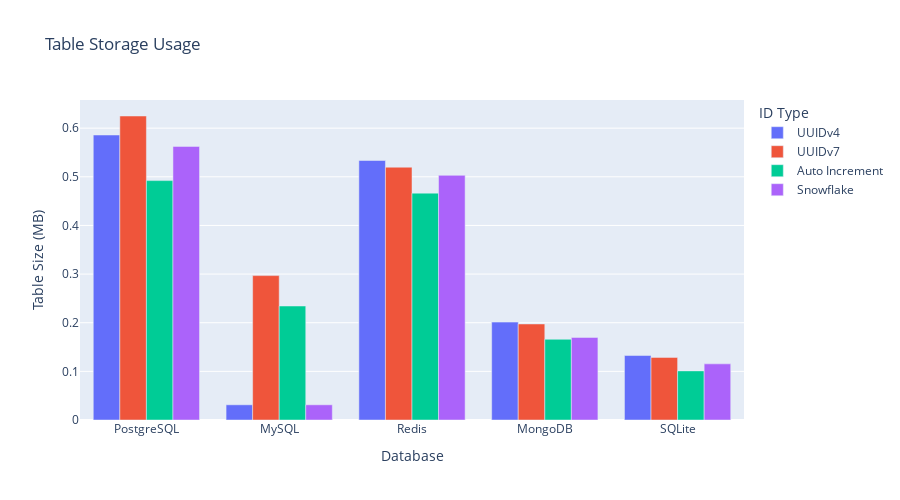

Notebook code for this chart:
### Markdown cell above
**考察:**  
PostgreSQLとMySQLではUUIDv4のインデックスサイズが最も大きく、ページ分割とランダム性がストレージ効率に影響を与える。UUIDv7とSnowflakeはサイズが抑えられ、索引のキャッシュ効率が改善している。RedisとSQLiteはメモリ／ファイル構造の都合で差分が小さい。

### Code cell
fig_table_size = px.bar(
    table_comparison_df,
    x="database",
    y="table_size_mb",
    color="id_type",
    barmode="group",
    title="Table Storage Usage",
    labels={"database": "Database", "table_size_mb": "Table Size (MB)", "id_type": "ID Type"},
    height=500,
)
fig_table_size.show()

### Figure 1 — Plotly figure (JSON) as saved in the notebook; plotly's stock layout.template omitted (floating-point values rounded to 4 significant figures)
{"data": [{"alignmentgroup": "True", "hovertemplate": "ID Type=UUIDv4<br>Database=%{x}<br>Table Size (MB)=%{y}<extra></extra>", "legendgroup": "UUIDv4", "marker": {"color": "#636efa", "pattern": {"shape": ""}}, "name": "UUIDv4", "offsetgroup": "UUIDv4", "orientation": "v", "showlegend": true, "textposition": "auto", "type": "bar", "x": ["PostgreSQL", "MySQL", "Redis", "MongoDB", "SQLite"], "xaxis": "x", "y": [0.5859, 0.03125, 0.5335, 0.2012, 0.1326], "yaxis": "y"}, {"alignmentgroup": "True", "hovertemplate": "ID Type=UUIDv7<br>Database=%{x}<br>Table Size (MB)=%{y}<extra></extra>", "legendgroup": "UUIDv7", "marker": {"color": "#EF553B", "pattern": {"shape": ""}}, "name": "UUIDv7", "offsetgroup": "UUIDv7", "orientation": "v", "showlegend": true, "textposition": "auto", "type": "bar", "x": ["PostgreSQL", "MySQL", "Redis", "MongoDB", "SQLite"], "xaxis": "x", "y": [0.625, 0.2969, 0.5198, 0.1974, 0.1287], "yaxis": "y"}, {"alignmentgroup": "True", "hovertemplate": "ID Type=Auto Increment<br>Database=%{x}<br>Table Size (MB)=%{y}<extra></extra>", "legendgroup": "Auto Increment", "marker": {"color": "#00cc96", "pattern": {"shape": ""}}, "name": "Auto Increment", "offsetgroup": "Auto Increment", "orientation": "v", "showlegend": true, "textposition": "auto", "type": "bar", "x": ["PostgreSQL", "MySQL", "Redis", "MongoDB", "SQLite"], "xaxis": "x", "y": [0.4922, 0.2344, 0.4664, 0.1659, 0.101], "yaxis": "y"}, {"alignmentgroup": "True", "hovertemplate": "ID Type=Snowflake<br>Database=%{x}<br>Table Size (MB)=%{y}<extra></extra>", "legendgroup": "Snowflake", "marker": {"color": "#ab63fa", "pattern": {"shape": ""}}, "name": "Snowflake", "offsetgroup": "Snowflake", "orientation": "v", "showlegend": true, "textposition": "auto", "type": "bar", "x": ["PostgreSQL", "MySQL", "Redis", "MongoDB", "SQLite"], "xaxis": "x", "y": [0.5625, 0.03125, 0.503, 0.1698, 0.1154], "yaxis": "y"}], "layout": {"barmode": "group", "height": 500, "legend": {"title": {"text": "ID Type"}, "tracegroupgap": 0}, "title": {"text": "Table Storage Usage"}, "xaxis": {"anchor": "y", "domain": [0, 1], "title": {"text": "Database"}}, "yaxis": {"anchor": "x", "domain": [0, 1], "title": {"text": "Table Size (MB)"}}}}
